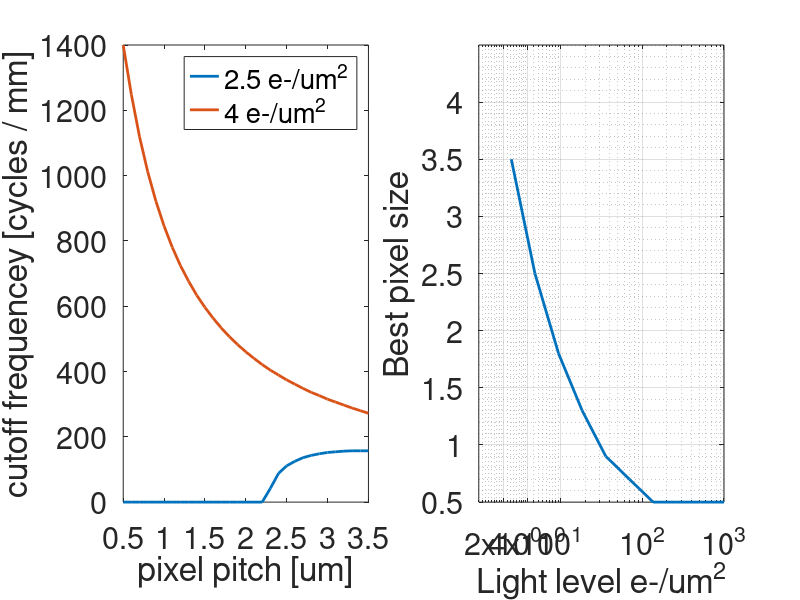

The MATLAB source for this figure: (Note: this script raises an error after producing the figure.)
% This script implements the theory that given light level decides optimal
% binning size.

maxI = @(p, f, L) L*p / 2 * abs(sinc(p*f) * p) + L / 2 * p^2;
minI = @(p, f, L) -L*p / 2 * abs(sinc(p*f) * p) + L / 2 * p^2;
mse = @(p, L) 4 + L / 2 * p^2;

% Given different scene light levels, varying from 2.5 to 1000 photoelectron per micron^2
L = 10 .^(linspace(log10(2.5), log10(1000), 10));
% Candidate pixel pitches vary from 0.5 micron to 3.5 micron
p = 3.5:-0.1:0.5;
% Visualize Contrast-to-noise curves at L0 light level
L0 = 50;
% Set the required contrast-to-noise threshold
cnrThreshold = 4;
fs = linspace(0, 2, 2e3);       % frequency cycles per microns
xs = linspace(0, 10e3, 2e3);    % spatial senosr coord in microns
color = colormap('lines');
cutoff = zeros(length(L), length(p));

cutoffFrequencies = {};
close all;

for lightLevel = 1: length(L)
    
    % create a blank figure
    if L(lightLevel) == L0
        figure, set(gcf, 'color', 'k');
        hold on;
        grid on; grid minor;
    end

    % Given lightLevel, compute contrast and noise for each pitch
    for ii = 1: length(p)

        % Plot contrast-to-noise curve
        contrast = maxI(p(ii), fs, L(lightLevel)) - ...
            minI(p(ii), fs, L(lightLevel));
        noiseStd = sqrt(mse(p(ii), L(lightLevel))) * ones(size(fs));

        % Find cutoff frequency
        cnr = contrast ./ noiseStd;
        ids = [];
        epsilon = 1e-9;
        while isempty(ids)
            epsilon = epsilon * 10;
            ids = find((cnr - cnrThreshold) < epsilon);
        end
        ids = min(ids);
        cutoff(lightLevel, ii) = fs(ids);

        % Visualize contrast-to-noise curves at L0 and every 0.5um pitch
        if mod(ii, 5) == 1
            if L(lightLevel) == L0
                plot(fs * 1e3, contrast, ...
                    'LineWidth', 1.5, 'Color', color(ii, :));
                plot(fs * 1e3, noiseStd, ...
                    'LineWidth', 1.5, ...
                    'LineStyle', '--', 'Color', color(ii, :));
                scatter(fs(ids) * 1e3, contrast(ids), 32, 'filled', ...
                    'LineWidth', 2, ...
                    'MarkerEdgeColor', 'w', ...
                    'MarkerFaceColor', color(ii, :));
            end
        end

    end
    % Visualization
    if L(lightLevel) == L0
        xlabel('cycles / mm');
        ylabel('electrons in one pixel');
        legend('3.5um', '', '',...
            '3.0um', '', '',...
            '2.5um', '', '',...
            '2.0um', '', '',...
            '1.5um', '', '', ...
            '1.0um', '', '', ...
            '0.5um', '', '');
        % legend('noise-free signal contrast', 'noise std');
        title(sprintf('Contrast-noise curves (%.1f e-/um^2)', L(lightLevel)));
        set(gca, 'Color', 'black');
        set(gca,'XColor',[1 1 1]);
        set(gca,'YColor',[1 1 1]);
        hold off;
    end
end

figure('Position', [10 10 1200 400]);
set(gcf, 'color', 'w');

hold on;
subplot(121);
grid on; grid minor;
plot(p, cutoff(1:7:end, :) * 1e3, 'LineWidth', 2);
set(gca, 'fontsize', 22);
xlabel('pixel pitch [um]');
ylabel('cutoff frequencey [cycles / mm]');
legend('2.5 e-/um^2', '4 e-/um^2', '10 e-/um^2', ...
    '20 e-/um^2', '50 e-/um^2', '100 e-/um^2', '1000 e-/um^2');

% find the best binning at different light level
pHat = p(1: 5: end);
cutoffHat = cutoff(:, 1: 5: end);
[~, bestBinning] = max(cutoffHat, [], 2);

% additional figure
[~, maxIds] = max(cutoff, [], 2);
bestPitch = zeros(size(maxIds));
for ii = 1: size(maxIds); bestPitch(ii) = p(maxIds(ii)); end;

subplot(122);
semilogx(L, bestPitch, '-', 'LineWidth', 2);
hold on;
set(gca, 'fontsize', 22);
% set(gcf, 'Color', 'black');
% set(gca, 'Color', 'black');
% set(gca,'XColor',[1 1 1]);
% set(gca,'YColor',[1 1 1]);
grid on; grid minor;
xlabel('Light level e-/um^2');
ylabel('Best pixel size');
yticks(0.5: 0.5: max(bestPitch)+0.5);
xticks([2, 4, 10, 100, 1000]);
ylim([1, 9] * 0.5);
hold off;

%% Build a continuous function between L and bestBinning
L = [0, L];
bestPitch = [bestPitch(1); bestPitch];

syms x;
bestBinningFunc(x) = piecewise(x >= 0, 0, x < 0, 0);
for i = 1: length(L) - 1
    L1 = L(i);
    L2 = L(i + 1);
    b1 = (bestPitch(i) / 0.5);
    b2 = (bestPitch(i + 1) / 0.5);

    slope = (b1 - b2) / (L1 - L2);
    intersect = b1 - slope * L1;
    pieceFunc(x) = piecewise(x < L1, 0, ...
        (x >= L1) & (x < L2), slope * x + intersect, ...
        x >= L2, 0);
    bestBinningFunc = bestBinningFunc + pieceFunc;
end
pieceFunc(x) = piecewise(x< L(end), 0, ...
    x >= L(end), 1);
bestBinningFunc = bestBinningFunc + pieceFunc;

save(sprintf('data/bestBinningFunc_by_threshold_%d.mat', cnrThreshold), ...
    'bestBinningFunc');
figure, plot(L, bestBinningFunc(L));